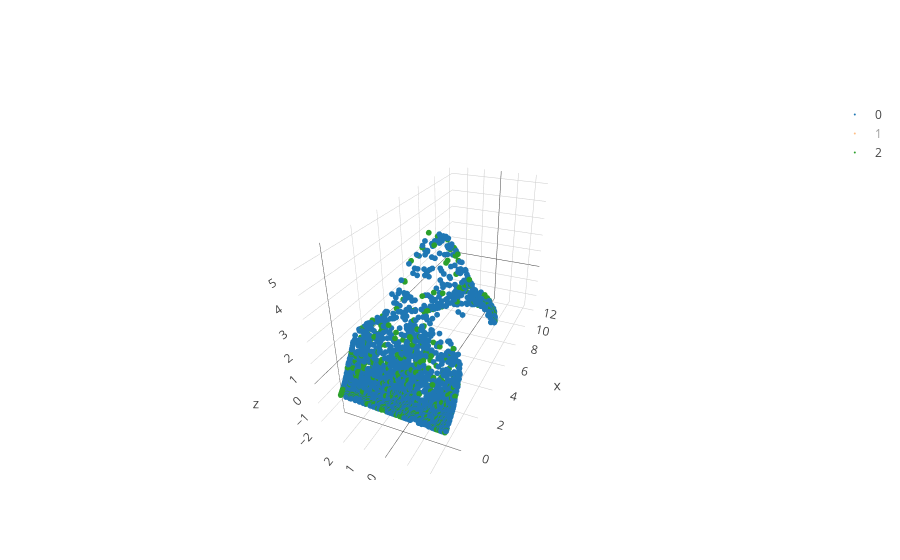

Notebook source saved alongside this figure:
### Code cell
import plotly.plotly as py
import plotly.offline as pyoff
import plotly.graph_objs as go
import plotly.tools as tls

# df_pca=df_pca.sample(frac=0.1)
df_pca_react=df_pca[df_pca['label']<5]
df_pca_s=df_pca_react.sample(10_000)

fig_db = {
    'data': [
        {'x': df_pca_s[df_pca_s['label']==label]['x'],
         'y': df_pca_s[df_pca_s['label']==label]['y'],
         'z': df_pca_s[df_pca_s['label']==label]['z'],
         'type':'scatter3d', 'mode': 'markers', 'marker':{'size':2}, 'name': label} for label in set(df_pca_react['label'])
        
    ],
    'layout': {
    }
}
pyoff.iplot(fig_db, filename='multiple-scatter')

### Figure 1 — Plotly figure (JSON) as saved in the notebook; plotly's stock layout.template omitted (floating-point values rounded to 4 significant figures; data arrays with more than 128 entries replaced by an {"elided": "..."} marker saying what was removed)
{"data": [{"marker": {"size": 2}, "mode": "markers", "name": "0", "type": "scatter3d", "uid": "a12f1746-b2bc-11e8-92a6-9c5c8e74335a", "visible": true, "x": {"elided": "4144 float values"}, "y": {"elided": "4144 float values"}, "z": {"elided": "4144 float values"}}, {"marker": {"size": 2}, "mode": "markers", "name": "1", "type": "scatter3d", "uid": "a12f1747-b2bc-11e8-92a6-9c5c8e74335a", "visible": "legendonly", "x": {"elided": "5055 float values"}, "y": {"elided": "5055 float values"}, "z": {"elided": "5055 float values"}}, {"marker": {"size": 2}, "mode": "markers", "name": "2", "type": "scatter3d", "uid": "a12f1748-b2bc-11e8-92a6-9c5c8e74335a", "visible": true, "x": {"elided": "801 float values"}, "y": {"elided": "801 float values"}, "z": {"elided": "801 float values"}}], "layout": {"autosize": true, "scene": {"aspectmode": "auto", "aspectratio": {"x": 1.614, "y": 0.6531, "z": 0.9489}, "camera": {"center": {"x": 0, "y": 0, "z": 0}, "eye": {"x": -2.061, "y": -0.8768, "z": 1.226}, "up": {"x": 0, "y": 0, "z": 1}}}}}
